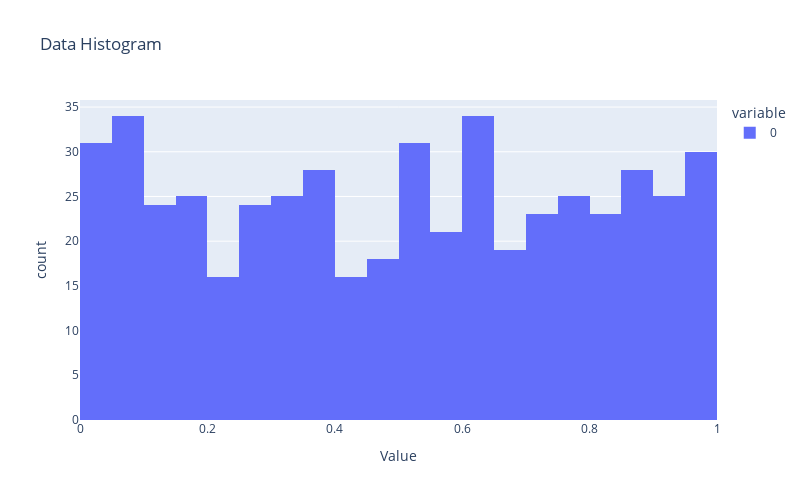
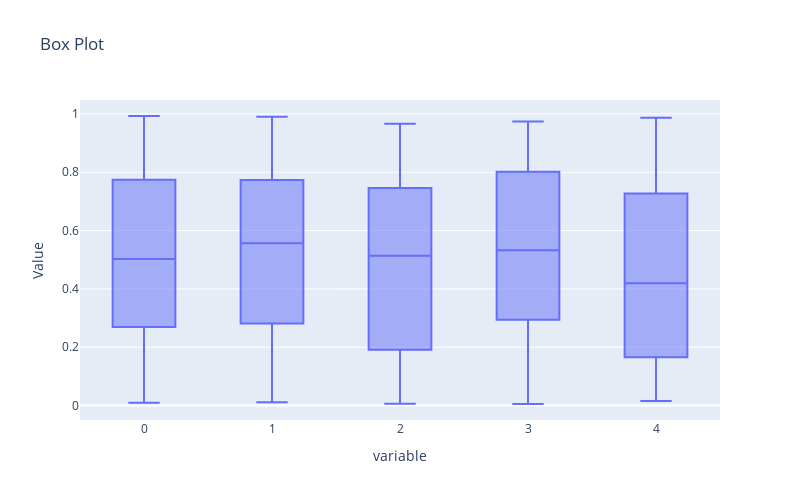
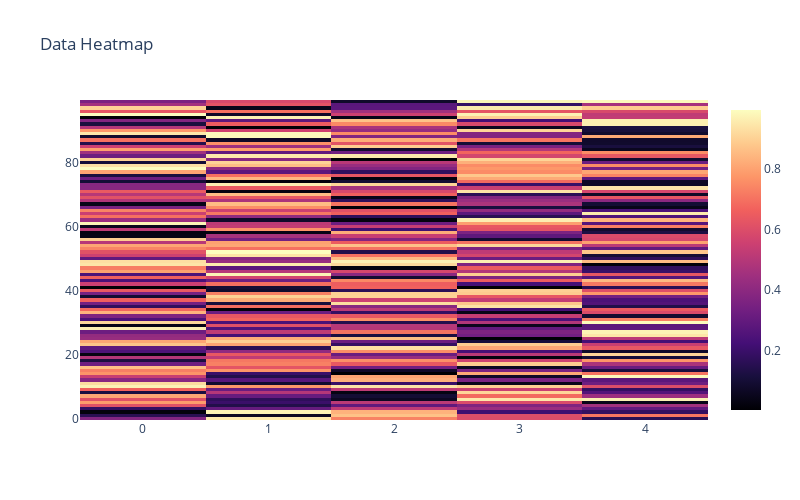

Notebook code cell kept with these figures, in order:
### Code cell
#Testing without dimensionality reduction

# Histogram
vis_hist = DataVisualization(data, plot_technique='hist')
vis_hist.fit()
vis_hist.show()

# Boxplot 
vis_box = DataVisualization(data, plot_technique='boxplot')
vis_box.fit()
vis_box.show()

# Heatmap 
vis_heatmap = DataVisualization(data, plot_technique='heatmap')
vis_heatmap.fit()
vis_heatmap.show()

### Figure 1 — Plotly figure (JSON) as saved in the notebook; plotly's stock layout.template omitted (floating-point values rounded to 4 significant figures; data arrays with more than 128 entries replaced by an {"elided": "..."} marker saying what was removed)
{"data": [{"bingroup": "x", "hovertemplate": "variable=0<br>Value=%{x}<br>count=%{y}<extra></extra>", "legendgroup": "0", "marker": {"color": "#636efa", "pattern": {"shape": ""}}, "name": "0", "nbinsx": 30, "orientation": "v", "showlegend": true, "type": "histogram", "x": {"elided": "500 float values"}, "xaxis": "x", "yaxis": "y"}], "layout": {"barmode": "relative", "height": 500, "legend": {"title": {"text": "variable"}, "tracegroupgap": 0}, "title": {"text": "Data Histogram"}, "width": 800, "xaxis": {"anchor": "y", "domain": [0, 1], "title": {"text": "Value"}}, "yaxis": {"anchor": "x", "domain": [0, 1], "title": {"text": "count"}}}}

### Figure 2 — Plotly figure (JSON) as saved in the notebook; plotly's stock layout.template omitted (floating-point values rounded to 4 significant figures; data arrays with more than 128 entries replaced by an {"elided": "..."} marker saying what was removed)
{"data": [{"alignmentgroup": "True", "hovertemplate": "variable=%{x}<br>Value=%{y}<extra></extra>", "legendgroup": "", "marker": {"color": "#636efa"}, "name": "", "notched": false, "offsetgroup": "", "orientation": "v", "showlegend": false, "type": "box", "x": {"elided": "500 str values"}, "x0": " ", "xaxis": "x", "y": {"elided": "500 float values"}, "y0": " ", "yaxis": "y"}], "layout": {"boxmode": "group", "height": 500, "legend": {"tracegroupgap": 0}, "title": {"text": "Box Plot"}, "width": 800, "xaxis": {"anchor": "y", "domain": [0, 1], "title": {"text": "variable"}}, "yaxis": {"anchor": "x", "domain": [0, 1], "title": {"text": "Value"}}}}

### Figure 3 — Plotly figure (JSON) as saved in the notebook; plotly's stock layout.template omitted (floating-point values rounded to 4 significant figures; data arrays with more than 128 entries replaced by an {"elided": "..."} marker saying what was removed)
{"data": [{"colorscale": [[0, "#000004"], [0.1111, "#180f3d"], [0.2222, "#440f76"], [0.3333, "#721f81"], [0.4444, "#9e2f7f"], [0.5556, "#cd4071"], [0.6667, "#f1605d"], [0.7778, "#fd9668"], [0.8889, "#feca8d"], [1, "#fcfdbf"]], "type": "heatmap", "z": {"elided": "100x5 float values"}}], "layout": {"height": 500, "title": {"text": "Data Heatmap"}, "width": 800}}
